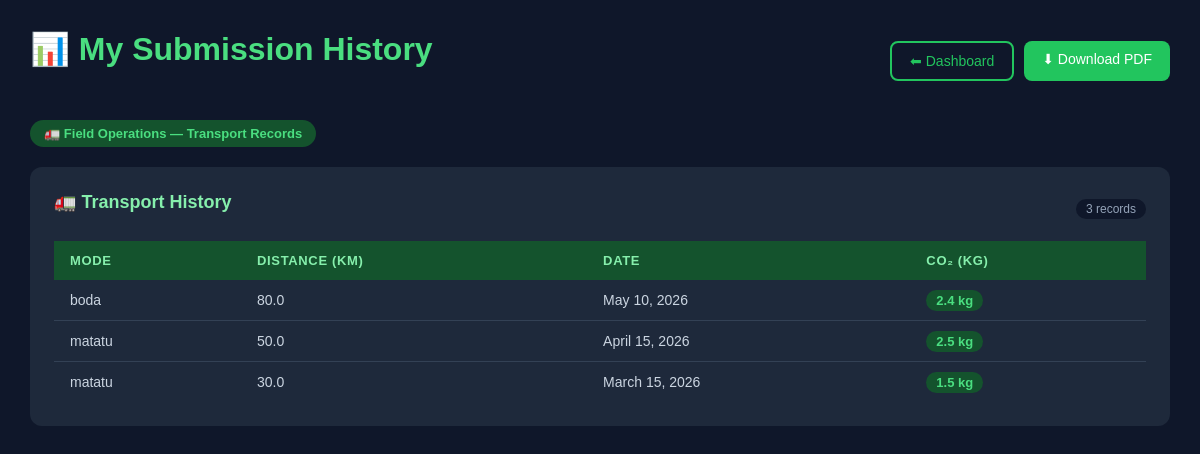
The app's page /data-history/ (signed in) with its own data.
### footprint/models.py (models this page shows, shortened)
class Transportation(models.Model):
    MODE_CHOICES = [
        ('truck', 'Company Truck'),
        ('car', 'Company Car'),
        ('boda', 'Boda Boda'),
        ('matatu', 'Matatu / Bus'),
    ]
    user = models.ForeignKey(User, on_delete=models.CASCADE)
    mode = models.CharField(max_length=20, choices=MODE_CHOICES)
    distance_km = models.FloatField()
    date = models.DateField()
    def co2_kg(self):
        factors = {'truck': 0.27, 'car': 0.12, 'boda': 0.03, 'matatu': 0.05}
        return self.distance_km * factors.get(self.mode, 0)

### footprint/views.py (the view)
# urls.py: path('data-history/', views.data_history, name='data_history'),
@login_required
def data_history(request):
    user = request.user
    try:
        profile = user.userprofile
        department = profile.department
    except:
        if user.is_staff:
            department = 'kcic_admin'
        else:
            department = 'manager'
    transports = Transportation.objects.filter(user=user).order_by('-date')
    energies = EnergyUsage.objects.filter(user=user).order_by('-date')
    wastes = WasteData.objects.filter(user=user).order_by('-date')
    waters = WaterUsage.objects.filter(user=user).order_by('-date')
    context = {
        'transports': transports,
        'energies': energies,
        'wastes': wastes,
        'waters': waters,
        'department': department,
    }
    return render(request, 'footprint/data_history.html', context)

### footprint/templates/footprint/data_history.html (shortened to what this page needs)
<!DOCTYPE html>
<html>
<head>
</head>
<body>
<div class="topbar">
    <h1>📊 My Submission History</h1>
    <div style="display:flex; gap:10px; flex-wrap:wrap;">
        <a href="{% url 'dashboard' %}" class="btn-outline">⬅ Dashboard</a>
        <a href="{% url 'download_pdf' %}" class="btn">⬇ Download PDF</a>
    </div>
</div>
<div>
    {% if department == 'field_operations' %}
        <span class="dept-label">🚛 Field Operations — Transport Records</span>
    {% elif department == 'processing_plant' %}
        <span class="dept-label">🏭 Processing Plant — Energy Records</span>
    {% elif department == 'water_sanitation' %}
        <span class="dept-label">💧 Water & Sanitation — Water Records</span>
    {% elif department == 'waste_management' %}
        <span class="dept-label">♻️ Waste Management — Waste Records</span>
    {% else %}
        <span class="dept-label">👨‍💼 Manager / Admin — All Records</span>
    {% endif %}
</div>
{% if department == 'field_operations' %}
<div class="section">
    <div class="section-header">
        <h2>🚛 Transport History</h2>
        <span class="count-badge">{{ transports.count }} record{{ transports.count|pluralize }}</span>
    </div>
    <table>
        <tr>
            <th>Mode</th>
            <th>Distance (km)</th>
            <th>Date</th>
            <th>CO₂ (kg)</th>
        </tr>
        {% for t in transports %}
        <tr>
            <td>{{ t.mode }}</td>
            <td>{{ t.distance_km }}</td>
            <td>{{ t.date }}</td>
            <td><span class="co2-pill">{{ t.co2_kg }} kg</span></td>
        </tr>
        {% empty %}
        <tr class="empty-row"><td colspan="4">No transport records yet.</td></tr>
        {% endfor %}
    </table>
</div>
{% endif %}
</body>
</html>

### footprint/templates/footprint/data_history.html (style rules this page uses)
* { box-sizing: border-box; margin: 0; padding: 0; }
body { font-family: Arial, sans-serif; background: #0f172a; color: white; padding: 30px; }
h1 { color: #4ade80; margin-bottom: 24px; }
h2 { color: #86efac; margin-bottom: 14px; font-size: 18px; }
.topbar { display: flex; justify-content: space-between; align-items: center; margin-bottom: 28px; flex-wrap: wrap; gap: 12px; }
.btn { background: #22c55e; color: white; padding: 10px 18px; text-decoration: none; border-radius: 8px; display: inline-block; font-size: 14px; }
.btn-outline { background: transparent; border: 2px solid #22c55e; color: #22c55e; padding: 10px 18px; text-decoration: none; border-radius: 8px; display: inline-block; font-size: 14px; }
.section { background: #1e293b; padding: 24px; border-radius: 12px; margin-bottom: 28px; overflow-x: auto; }
table { width: 100%; border-collapse: collapse; min-width: 400px; }
th { background: #14532d; padding: 12px 16px; text-align: left; font-size: 13px; text-transform: uppercase; letter-spacing: 0.05em; color: #86efac; }
td { padding: 12px 16px; border-bottom: 1px solid #334155; font-size: 14px; color: #cbd5e1; }
tr:last-child td { border-bottom: none; }
.co2-pill { background: #14532d; color: #4ade80; padding: 3px 10px; border-radius: 20px; font-size: 13px; font-weight: bold; }
.section-header { display: flex; justify-content: space-between; align-items: center; margin-bottom: 14px; }
.count-badge { background: #0f172a; color: #94a3b8; font-size: 12px; padding: 3px 10px; border-radius: 20px; }
.dept-label { background: #14532d; color: #4ade80; padding: 6px 14px; border-radius: 20px; font-size: 13px; font-weight: bold; display: inline-block; margin-bottom: 20px; }

### records on screen
Transportation: mode "boda", distance_km "80.0", date "May 10, 2026", co2_kg "2.4"
Transportation: mode "matatu", distance_km "50.0", date "April 15, 2026", co2_kg "2.5"
Transportation: mode "matatu", distance_km "30.0", date "March 15, 2026", co2_kg "1.5"

### other values on screen
{{ transports.count }} "3"
